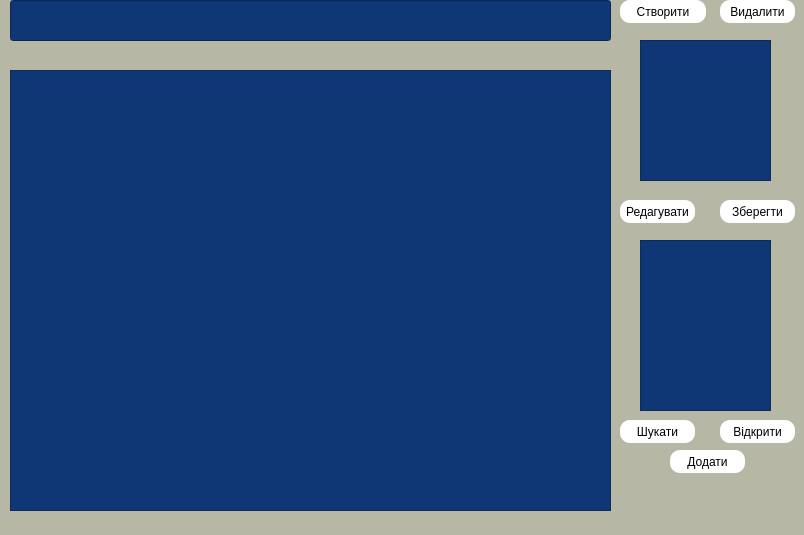
<?xml version="1.0" encoding="UTF-8"?>
<ui version="4.0">
 <class>MainWindow</class>
 <widget class="QMainWindow" name="MainWindow">
  <property name="geometry">
   <rect>
    <x>0</x>
    <y>0</y>
    <width>804</width>
    <height>535</height>
   </rect>
  </property>
  <property name="windowTitle">
   <string>MainWindow</string>
  </property>
  <property name="styleSheet">
   <string notr="true">background-color:#b6b8a5;</string>
  </property>
  <widget class="QWidget" name="centralwidget">
   <widget class="QTextEdit" name="textEdit">
    <property name="geometry">
     <rect>
      <x>10</x>
      <y>70</y>
      <width>601</width>
      <height>441</height>
     </rect>
    </property>
    <property name="styleSheet">
     <string notr="true">background-color:#0f3675;
color:white;</string>
    </property>
   </widget>
   <widget class="QLineEdit" name="lineEdit">
    <property name="geometry">
     <rect>
      <x>10</x>
      <y>0</y>
      <width>601</width>
      <height>41</height>
     </rect>
    </property>
    <property name="styleSheet">
     <string notr="true">background-color:#0f3675;
color:white;</string>
    </property>
    <property name="text">
     <string/>
    </property>
   </widget>
   <widget class="QPushButton" name="create_btn">
    <property name="geometry">
     <rect>
      <x>620</x>
      <y>0</y>
      <width>86</width>
      <height>23</height>
     </rect>
    </property>
    <property name="styleSheet">
     <string notr="true">background-color:white;
color:black;
border-radius:10px;</string>
    </property>
    <property name="text">
     <string>Створити</string>
    </property>
   </widget>
   <widget class="QPushButton" name="edit_btn2">
    <property name="geometry">
     <rect>
      <x>620</x>
      <y>200</y>
      <width>75</width>
      <height>23</height>
     </rect>
    </property>
    <property name="styleSheet">
     <string notr="true">background-color:white;
color:black;
border-radius:10px;</string>
    </property>
    <property name="text">
     <string>Редагувати</string>
    </property>
   </widget>
   <widget class="QListWidget" name="list_note">
    <property name="geometry">
     <rect>
      <x>640</x>
      <y>40</y>
      <width>131</width>
      <height>141</height>
     </rect>
    </property>
    <property name="styleSheet">
     <string notr="true">background-color:#0f3675;
color:white;</string>
    </property>
   </widget>
   <widget class="QPushButton" name="save_btn4">
    <property name="geometry">
     <rect>
      <x>720</x>
      <y>200</y>
      <width>75</width>
      <height>23</height>
     </rect>
    </property>
    <property name="styleSheet">
     <string notr="true">background-color:white;
color:black;
border-radius:10px;</string>
    </property>
    <property name="text">
     <string>Зберегти</string>
    </property>
   </widget>
   <widget class="QPushButton" name="delete_btn5">
    <property name="geometry">
     <rect>
      <x>720</x>
      <y>0</y>
      <width>75</width>
      <height>23</height>
     </rect>
    </property>
    <property name="styleSheet">
     <string notr="true">background-color:white;
color:black;
border-radius:10px;</string>
    </property>
    <property name="text">
     <string>Видалити</string>
    </property>
   </widget>
   <widget class="QPushButton" name="search_btn6">
    <property name="geometry">
     <rect>
      <x>620</x>
      <y>420</y>
      <width>75</width>
      <height>23</height>
     </rect>
    </property>
    <property name="styleSheet">
     <string notr="true">background-color:white;
color:black;
border-radius:10px;</string>
    </property>
    <property name="text">
     <string>Шукати</string>
    </property>
   </widget>
   <widget class="QPushButton" name="open_btn3">
    <property name="geometry">
     <rect>
      <x>720</x>
      <y>420</y>
      <width>75</width>
      <height>23</height>
     </rect>
    </property>
    <property name="styleSheet">
     <string notr="true">background-color:white;
color:black;
border-radius:10px;</string>
    </property>
    <property name="text">
     <string>Відкрити</string>
    </property>
   </widget>
   <widget class="QListWidget" name="listWidget_2">
    <property name="geometry">
     <rect>
      <x>640</x>
      <y>240</y>
      <width>131</width>
      <height>171</height>
     </rect>
    </property>
    <property name="styleSheet">
     <string notr="true">background-color:#0f3675;
color:white;</string>
    </property>
   </widget>
   <widget class="QPushButton" name="add_tag">
    <property name="geometry">
     <rect>
      <x>670</x>
      <y>450</y>
      <width>75</width>
      <height>23</height>
     </rect>
    </property>
    <property name="styleSheet">
     <string notr="true">background-color:white;
color:black;
border-radius:10px;</string>
    </property>
    <property name="text">
     <string>Додати</string>
    </property>
   </widget>
  </widget>
  <widget class="QMenuBar" name="menubar">
   <property name="geometry">
    <rect>
     <x>0</x>
     <y>0</y>
     <width>804</width>
     <height>21</height>
    </rect>
   </property>
  </widget>
  <widget class="QStatusBar" name="statusbar"/>
 </widget>
 <resources/>
 <connections/>
</ui>
